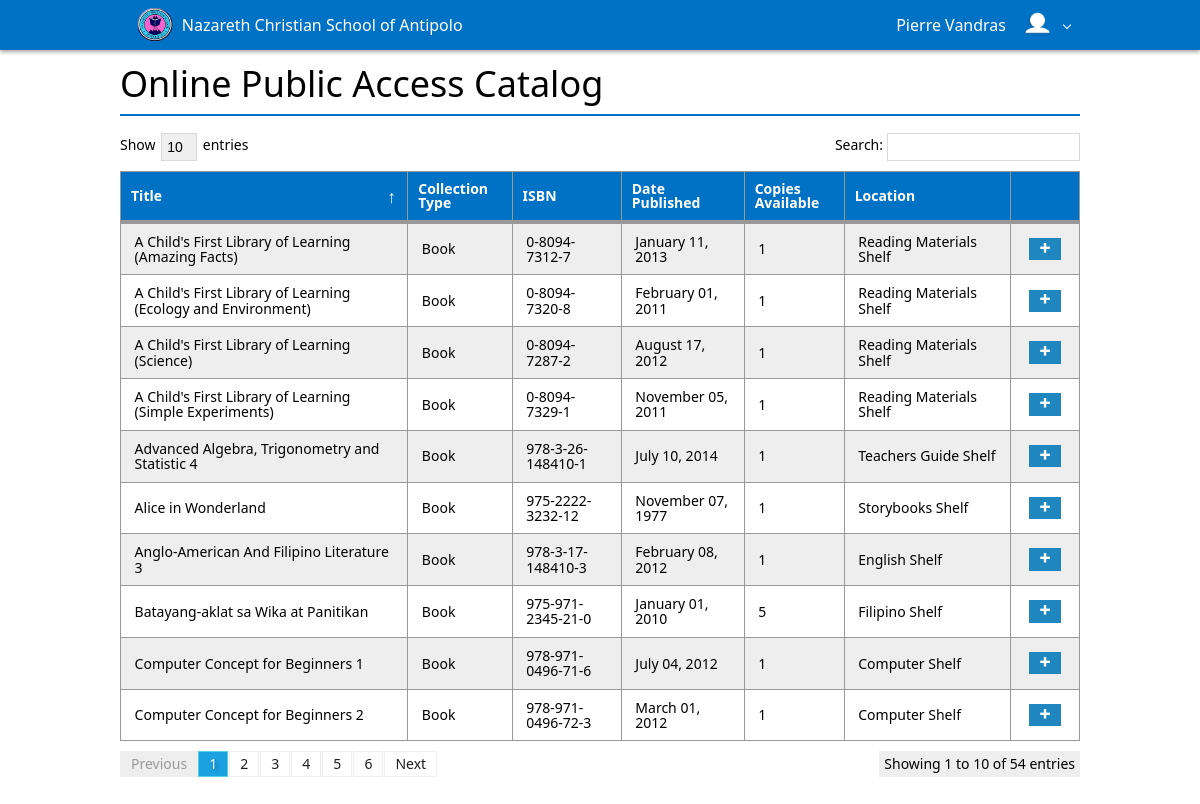
The page / (signed in) on the database its author committed.
### tables this page shows
CREATE TABLE IF NOT EXISTS `authors` (
  `Author_ID` int(10) NOT NULL AUTO_INCREMENT,
  `Author_Last_Name` varchar(255) NOT NULL,
  `Author_First_Name` varchar(255) NOT NULL,
  PRIMARY KEY (`Author_ID`)
);

CREATE TABLE IF NOT EXISTS `materials` (
  `Material_ID` int(10) NOT NULL AUTO_INCREMENT,
  `Material_Title` varchar(255) NOT NULL,
  `Collection_Type` varchar(255) NOT NULL,
  `ISBN` varchar(255) NOT NULL,
  `Call_Number` varchar(100) NOT NULL,
  `Date_Published` date DEFAULT NULL,
  `Date_Added` date NOT NULL,
  `Quantity` int(10) NOT NULL,
  `Location` varchar(150) NOT NULL,
  `Status` varchar(8) NOT NULL DEFAULT 'active',
  `Publisher_ID` int(10) NOT NULL,
  `Category_ID` int(10) NOT NULL,
  PRIMARY KEY (`Material_ID`)
);

CREATE TABLE IF NOT EXISTS `categories` (
  `Category_ID` int(10) NOT NULL AUTO_INCREMENT,
  `Category` varchar(255) NOT NULL,
  PRIMARY KEY (`Category_ID`)
);

### requests/connection.php (called while the page is built, shortened)
<?php
    class Connection {
        private $hostname = 'localhost';
        private $username = 'root';
        private $password = '';
        private $database = 'ncsa_db';
        private $connection, $query;
        function open() {
            $this->connection = mysqli_connect($this->hostname, $this->username, $this->password, $this->database);
        }
        function query($sql) {
            $this->query = mysqli_query($this->connection, $sql);
        }
        function num_rows() {
            return mysqli_num_rows($this->query);
        }
        function fetch_assoc() {
            return mysqli_fetch_assoc($this->query);
        }
    }
?>

### index.php (the view, shortened to what this page needs)
<?php
    include_once('assets/system/header.php');
?>
<div class="app-bar fixed-top shadow" data-role="appbar">
    <div class="container">
        <a class="app-bar-element branding" href="./"><img class="app-logo" src="assets/img/logo.png">&nbsp;&nbsp;Nazareth Christian School of Antipolo</a>
        <?php
            if(isset($_SESSION['account_username'])) {
                $name = $_SESSION['account_first_name'] . ' ' . $_SESSION['account_last_name'];
                echo '<ul class="app-bar-menu place-right">';
                echo '<li><a class="app-bar-element dropdown-toggle">' . $name . '&nbsp;&nbsp;<img class="app-logo" src="user_images/' . $_SESSION['account_image'] . '"></a>';
                echo '</li>';
                echo '</ul>';
            } else {
                echo '<div class="place-right">';
                echo '<a class="app-bar-element" href="login.php"><span class="mif-switch"></span>&nbsp;&nbsp;Login</a>';
                echo '</div>';
            }
        ?>
    </div>
</div>
<div id="main-container" class="container">
    <h1>Online Public Access Catalog</h1>
    <hr>
    <table id="materials-table" class="table striped border bordered">
        <thead class="table-header">
            <tr>
                <th>Title</th>
                <th>Collection Type</th>
                <th>ISBN</th>
                <th>Date Published</th>
                <th>Copies Available</th>
                <th>Location</th>
                <?php
                    if(isset($_SESSION['account_username'])) {
                        echo '<th></th>';
                    }
                ?>
            </tr>
        </thead>
        <tbody>
            <?php
                require_once('requests/connection.php');
                $connection = new Connection();
                $connection->open();
                $connection2 = new Connection();
                $connection2->open();
                $connection->query("SELECT * FROM works INNER JOIN authors ON works.Author_ID=authors.Author_ID INNER JOIN materials ON works.Material_ID=materials.Material_ID INNER JOIN publishers ON materials.Publisher_ID=publishers.Publisher_ID INNER JOIN categories ON materials.Category_ID=categories.Category_ID WHERE materials.Status='active' GROUP BY materials.Material_Title");
                while($row = $connection->fetch_assoc()) {
                    $materialID = $row['Material_ID'];
                    $connection2->query("SELECT * FROM barcodes WHERE Material_ID='$materialID' AND Availability='true'");
                    $quantity = $connection2->num_rows();
                    $connection2->query("SELECT * FROM reservations WHERE Material_ID='$materialID' AND Status='active'");
                    $reserveCount = $connection2->num_rows();
                    $connection2->query("SELECT * FROM `return` INNER JOIN barcodes WHERE barcodes.Material_ID='$materialID'");
                    echo '<tr>';
                    echo '<td>' . $row['Material_Title'] . '</td>';
                    echo '<td>' . $row['Collection_Type'] . '</td>';
                    echo '<td>' . $row['ISBN'] . '</td>';
                    echo '<td>' . date('F d, Y', strtotime($row['Date_Published'])) . '</td>';
                    echo '<td>' . ($quantity - $reserveCount) . '</td>';
                    echo '<td>' . $row['Category'] . ' Shelf</td>';
                    if(isset($_SESSION['account_username'])) {
                        if(($quantity - $reserveCount) != 0) {
                            echo '<td class="align-center"><a class="button primary mini-button beautify" data-button="reserve-button" data-var-id="' . $materialID . '" data-var-action="Add" data-role="hint" data-hint="Reserve" data-hint-background="#dc4fad" data-hint-color="#ffffff" data-hint-mode="2" data-hint-position="top"><span class="mif mif-plus"></span></a></td>';
                        } else {
                            echo '<td class="align-center"><button class="button danger mini-button beautify" data-role="hint" data-hint="Not Available" data-hint-background="#dc4fad" data-hint-color="#ffffff" data-hint-mode="2" data-hint-position="top"><span class="mif mif-blocked"></span></button></td>';
                        }
                    }
                    echo '</tr>';
                }
            ?>
        </tbody>
    </table>
</div>
<?php
    include_once('assets/system/footer.php');
?>

### assets/css/stylesheet.css (style rules this page uses)
a.button.beautify { padding: .2rem .625rem !important; }
hr { background: #0072C6; }
.app-logo { margin-top: -4px; height: 75%; }
.table { background: white; }
.table-header > tr > th { background: #0072c6 !important; }
.table-header > tr > th, .table-header > tr > th:before, .table-header > tr > th:after { color: white !important; }
#main-body { margin-top: 4rem; }

### rows shown on the page
authors: materials.Material_Title "A Child's First Library of Learning (Amazing Facts)", materials.Collection_Type "Book", materials.ISBN "0-8094-7312-7", materials.Date_Published "January 11, 2013", reserveCount "1", categories.Category "Reading Materials", materials.Material_Title "A Child's First Library of Learning (Ecology and Environment)", materials.ISBN "0-8094-7320-8", materials.Date_Published "February 01, 2011", materials.Material_Title "A Child's First Library of Learning (Science)", materials.ISBN "0-8094-7287-2", materials.Date_Published "August 17, 2012", materials.Material_Title "A Child's First Library of Learning (Simple Experiments)", materials.ISBN "0-8094-7329-1", materials.Date_Published "November 05, 2011"
authors: materials.Material_Title "Advanced Algebra, Trigonometry and Statistic 4", materials.Collection_Type "Book", materials.ISBN "978-3-26-148410-1", materials.Date_Published "July 10, 2014", reserveCount "1", categories.Category "Teachers Guide"
authors: materials.Material_Title "Alice in Wonderland", materials.Collection_Type "Book", materials.ISBN "975-2222-3232-12", materials.Date_Published "November 07, 1977", reserveCount "1", categories.Category "Storybooks"
authors: materials.Material_Title "Anglo-American And Filipino Literature 3", materials.Collection_Type "Book", materials.ISBN "978-3-17-148410-3", materials.Date_Published "February 08, 2012", reserveCount "1", categories.Category "English"
authors: materials.Material_Title "Batayang-aklat sa Wika at Panitikan", materials.Collection_Type "Book", materials.ISBN "975-971-2345-21-0", materials.Date_Published "January 01, 2010", reserveCount "5", categories.Category "Filipino"
authors: materials.Material_Title "Computer Concept for Beginners 1", materials.Collection_Type "Book", materials.ISBN "978-971-0496-71-6", materials.Date_Published "July 04, 2012", reserveCount "1", categories.Category "Computer", materials.Material_Title "Computer Concept for Beginners 2", materials.ISBN "978-971-0496-72-3", materials.Date_Published "March 01, 2012"

### other values the page prints
$name "Pierre Vandras"
